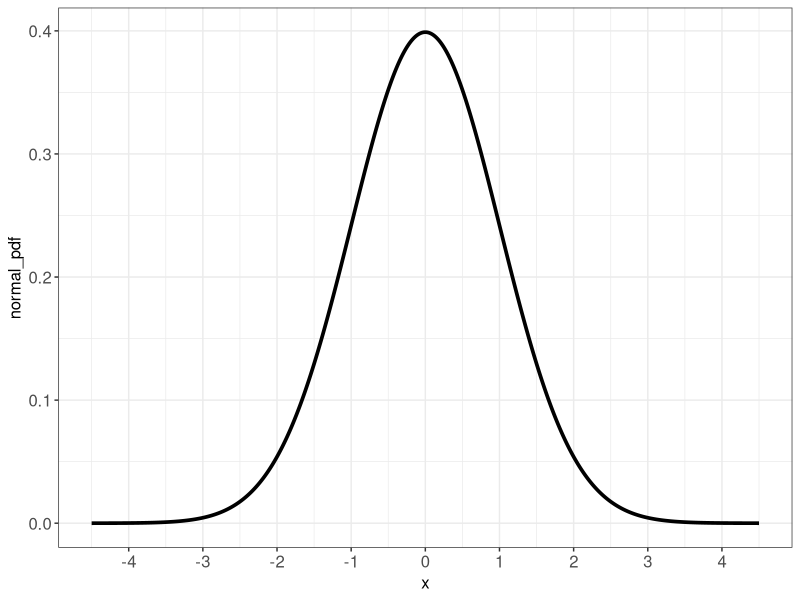
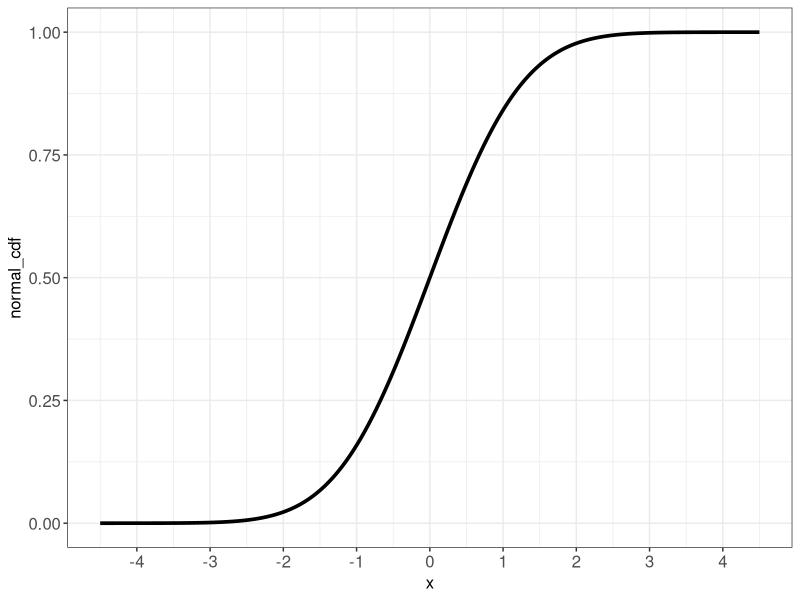
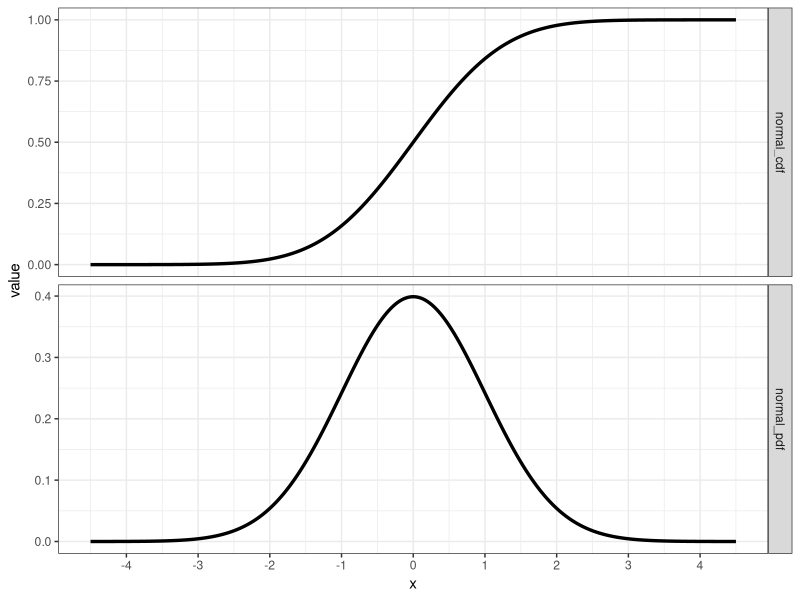
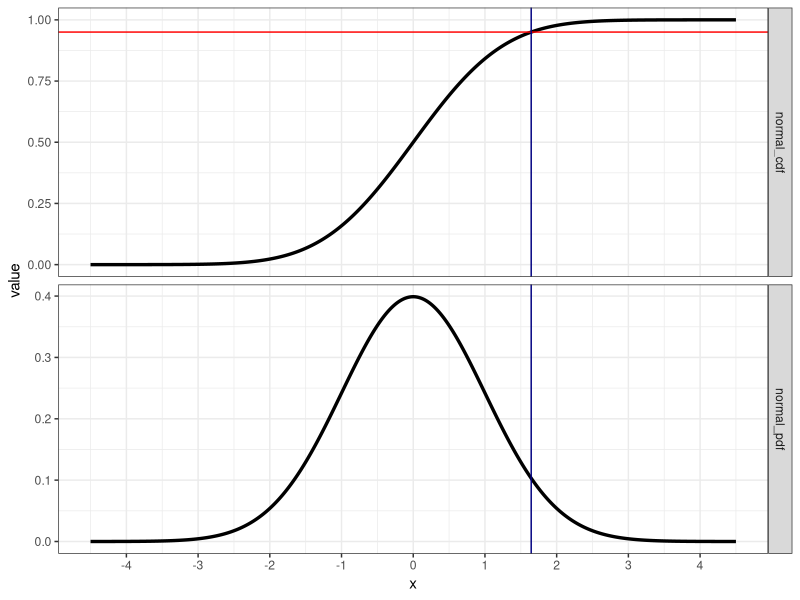
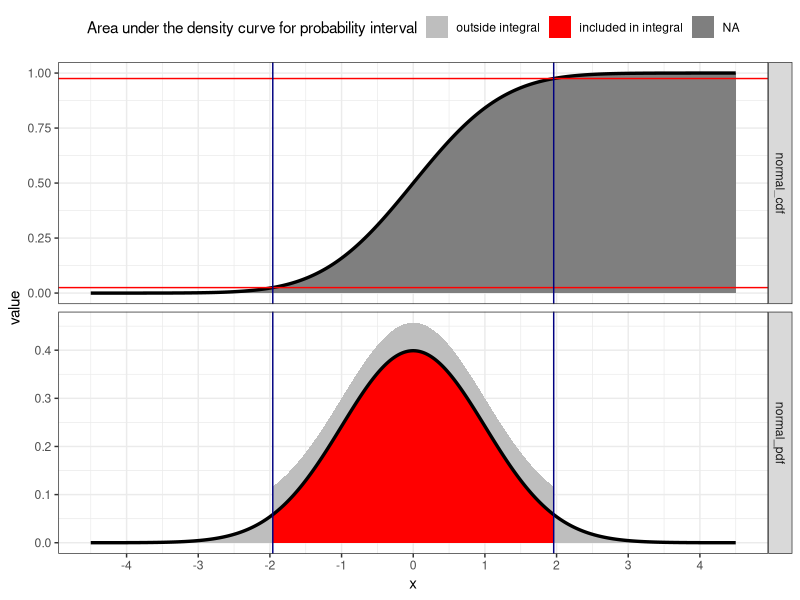

Source code (R) for these figures, in order:
## ---- chunk 1
knitr::opts_chunk$set(echo = TRUE)
## ---- chunk 2
library(dplyr)
library(ggplot2)
## ---- chunk 3
dnorm(x = 1.15)
dnorm(x = 1.15, mean = 0, sd = 1) # of mean and std
## ---- chunk 4
dnorm(x = -2:2, mean = 0, sd = 1)
## ---- chunk 5
df_gauss <- tibble::tibble(
  x = seq(-4.5, 4.5, length.out = 1001)
) %>% 
  mutate(normal_pdf = dnorm(x))
## ---- chunk 6
df_gauss %>% 
  ggplot(mapping = aes(x = x, y = normal_pdf)) +
  geom_line(mapping = aes(group = 1), size = 1.25) +
  scale_x_continuous(breaks = -4:4) +
  theme_bw() +
  theme(axis.text = element_text(size = 12),
        axis.title = element_text(size = 12))
## ---- chunk 7
df_gauss %>% 
  mutate(normal_cdf = pnorm(q = x)) %>% 
  ggplot(mapping = aes(x = x, y = normal_cdf)) +
  geom_line(mapping = aes(group = 1), size = 1.25) +
  scale_x_continuous(breaks = -4:4) +
  theme_bw() +
  theme(axis.text = element_text(size = 12),
        axis.title = element_text(size = 12))
## ---- chunk 8
df_gauss %>% 
  mutate(normal_cdf = pnorm(q = x)) %>% 
  tibble::rowid_to_column() %>% 
  tidyr::gather(key = "key", value = "value", -rowid, -x) %>% 
  ggplot(mapping = aes(x = x, y = value)) +
  geom_line(mapping = aes(group = key), size = 1.15) +
  facet_grid(key ~ ., scales = "free_y") +
  scale_x_continuous(breaks = -4:4) +
  theme_bw()
## ---- chunk 9
qnorm(p = 0.5) # value of the 50th quantile
## ---- chunk 10
quant = 0.95
df_gauss %>% 
  mutate(normal_cdf = pnorm(q = x)) %>% 
  tibble::rowid_to_column() %>% 
  tidyr::gather(key = "key", value = "value", -rowid, -x) %>% 
  ggplot(mapping = aes(x = x, y = value)) +
  geom_line(mapping = aes(group = key), size = 1.15) +
  geom_hline(data = data.frame(prob_val = quant, key = c("normal_cdf")),
             mapping = aes(yintercept = prob_val),
             color = "red") +
  geom_vline(xintercept = qnorm(quant), color = "navyblue") +
  facet_grid(key ~ ., scales = "free_y") +
  scale_x_continuous(breaks = -4:4) +
  theme_bw()
## ---- chunk 11
df_gauss %>% 
  mutate(normal_cdf = pnorm(q = x)) %>% 
  tibble::rowid_to_column() %>% 
  tidyr::gather(key = "key", value = "value", -rowid, -x) %>% 
  mutate(show_area = ifelse(key == "normal_cdf", 
                            NA,
                            between(x, qnorm(0.025), qnorm(0.975)))) %>% 
  ggplot(mapping = aes(x = x, y = value)) +
  geom_area(mapping = aes(fill = show_area)) +
  geom_line(mapping = aes(group = key), size = 1.15) +
  geom_hline(data = data.frame(prob_val = c(0.025, 0.975), key = c("normal_cdf")),
             mapping = aes(yintercept = prob_val),
             color = "red") +
  geom_vline(xintercept = qnorm(c(0.025, 0.975)), color = "navyblue") +
  facet_grid(key ~ ., scales = "free_y") +
  scale_fill_manual("Area under the density curve for probability interval",
                    values = c("TRUE" = "red",
                               "FALSE" = "grey",
                               "NA" = NA),
                    labels = c("TRUE" = "included in integral",
                               "FALSE" = "outside integral",
                               "NA" = NA)) +
  scale_x_continuous(breaks = -4:4) +
  theme_bw() +
  theme(legend.position = "top")
